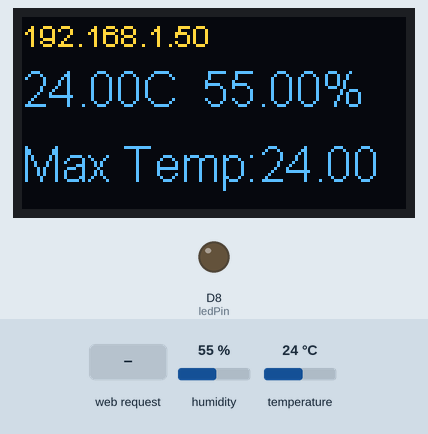
A sketch run on a simulated ESP8266 (NodeMCU). Parts: 128×64 one-colour display, output pins drawn as LEDs (lit = HIGH). The inputs (shaded band) are chosen by the test bench; at power-on: humidity 55 %, temperature 24 °C. The OLED is the two-colour kind (top 16 rows yellow); WiFi joins after 1.5 s; servers stay silent unless stated; what the sketch prints to the serial monitor is not drawn.

Above: at 6.1 s.
6.2 s: HTTP request GET /LED=ON received
At 8.3 s:
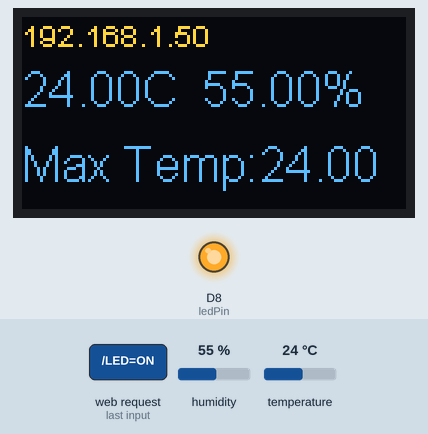
9.2 s: humidity set to 22 %
At 10.1 s:
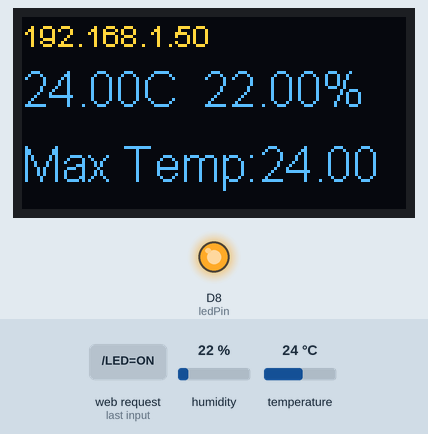
12.2 s: temperature set to 12 °C
At 14.8 s:
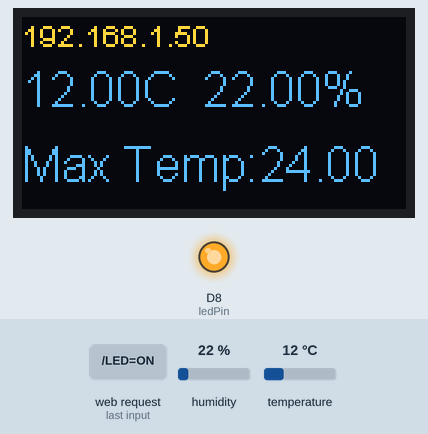
15.2 s: HTTP request GET /LED=OFF received
At 16.2 s:
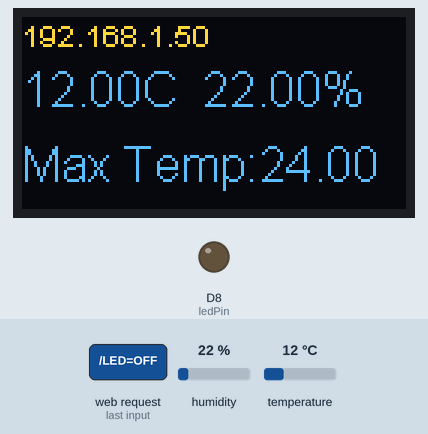
18.2 s: humidity set to 40 %
At 20.5 s:
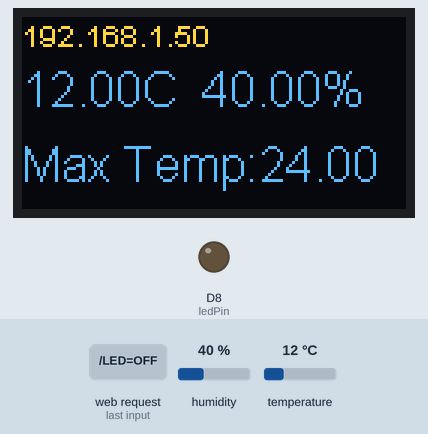
21.2 s: temperature set to 19 °C
At 26.6 s:
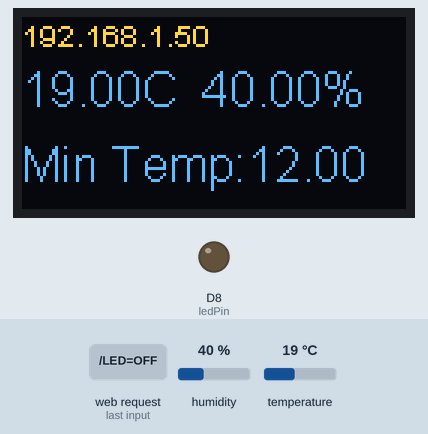
Timing chart, 0 to 28.1 s (numbered marks = the images above; inputs shaded):
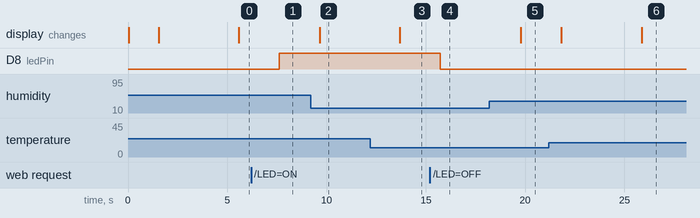

The sketch:

SSD1306.ino
```cpp
#include <DHTesp.h>
#include <ESP8266WiFi.h>

#include <Wire.h>  // Only needed for Arduino 1.6.5 and earlier
#include "SSD1306Wire.h" // legacy include: `#include "SSD1306.h"`
#include "images.h"

SSD1306Wire  display(0x3c, D6, D5);
// SH1106 display(0x3c, D3, D5);

#define DEMO_DURATION 3000
typedef void (*Demo)(void);

const char* ssid = "VOffice";
const char* password = "KhaneyeM@38-2";
DHTesp DHT;

#define DHT11_PIN 2
float maxT, minT, maxH, minH;
float temp;
float hum;
int d = 0;
String ip ;
int ledPin = 15; // 8
WiFiServer server(80);

void setup() {
  Serial.begin(115200);
  Serial.println();
  Serial.println();

  // Initialising the UI will init the display too.
  display.init();

  display.flipScreenVertically();
  display.setFont(ArialMT_Plain_10);

  maxT = -99999;
  minT = 99999;
  minH = 100;
  maxH = 0;

  delay(10);

  pinMode(ledPin, OUTPUT);
  digitalWrite(ledPin, LOW);

  // Connect to WiFi network
  Serial.println();
  Serial.println();
  Serial.print("Connecting to ");
  Serial.println(ssid);

    display.setTextAlignment(TEXT_ALIGN_LEFT);
    display.setFont(ArialMT_Plain_10);
    display.drawString(0, 0, ssid);

  display.display();
  WiFi.begin(ssid, password);

  while (WiFi.status() != WL_CONNECTED) {
    delay(500);
    Serial.print(".");
 }
  Serial.println("");
  Serial.println("WiFi connected");

  // Start the server
  server.begin();
  Serial.println("Server started");

  // Print the IP address
  Serial.print("Use this URL to connect: ");
  Serial.print("http://");
  ip =  WiFi.localIP().toString();
  Serial.print(ip);
  Serial.println("/");

    display.setTextAlignment(TEXT_ALIGN_LEFT);
    display.setFont(ArialMT_Plain_10);
    display.drawString(0, 0,  WiFi.localIP().toString());
  display.display();
  delay(2000);
  DHT.setup(DHT11_PIN);
}


void loop() {
  // clear the display
  display.clear();

    display.setTextAlignment(TEXT_ALIGN_LEFT);
    display.setFont(ArialMT_Plain_10);
    display.drawString(0, 0,  WiFi.localIP().toString());
    //display.drawString(0, 0, "Hello");

  int L = 0;
  float  rTemp;
  float  rHum;
  String s = String(64);
  delay(DHT.getMinimumSamplingPeriod());
    rTemp = DHT.getTemperature();
    rHum = DHT.getHumidity();
    if(!isnan(rTemp))
      temp = rTemp;
    if(!isnan(rHum))
      hum = rHum;

    if (temp > maxT)
      maxT = temp;
    if (temp < minT)
      minT = temp;

    if (hum > maxH)
      maxH = hum;
    if (hum < minH)
      minH = hum;

    s = (String)temp /* + (char)223 */ + "C  " + (String)hum + "%";
    display.setTextAlignment(TEXT_ALIGN_LEFT);
    display.setFont(ArialMT_Plain_16);
    display.drawString(0,15, (String)temp  + (char)223  + "C  " + (String)hum + "%");

    if (d<10)
      {display.drawString(0, 40, "Max Temp:"+(String)maxT);}
    else if (d<20)
      {display.drawString(0, 40, "Min Temp:"+(String)minT);}
    else if (d<30)
      {display.drawString(0, 40, "Max Hum: "+(String)maxH);}
    else if (d<40)
      {display.drawString(0, 40, "Min Hum: "+(String)minH);}
    else if (d>40)
      {d=0;}

    d = d+1;
    Serial.println("temp data:"+s);

    display.display();
  WiFiClient client = server.available();
  if (!client) {
    return;
  }

  // Wait until the client sends some data
  Serial.println("new client");
  while (!client.available()) {
    delay(1);
  }

  // Read the first line of the request
  String request = client.readStringUntil('\r');
  Serial.println(request);
  client.flush();

  // Match the request

  int value = LOW;
  if (request.indexOf("/LED=ON") != -1)  {
    digitalWrite(ledPin, HIGH);
    value = HIGH;
  }
  if (request.indexOf("/LED=OFF") != -1)  {
    digitalWrite(ledPin, LOW);
    value = LOW;
  }

  // Set ledPin according to the request
  //digitalWrite(ledPin, value);

  // Return the response
  client.println("HTTP/1.1 200 OK");
  client.println("Content-Type: text/html");
  client.println(""); //  do not forget this one
  client.println("<!DOCTYPE HTML>");
  client.println("<html>");

  client.println("<h1> Here is the ....(location) </h1>");
 client.println("<br><br>");
   client.print("<h2>Led pin is now: ");

  if (value != HIGH) {
    client.print("Off </h2>");
  } else {
    client.print("ON </h2>");
  }
  client.println("<br><br>");
  client.println("<h2> Ambient temprature and humidirty: " + s + " </h2>");
  client.println("<a href=\"/LED=ON\"\"><button>Turn On </button></a>");
  client.println("<a href=\"/LED=OFF\"\"><button>Turn Off </button></a><br />");
  client.println("</html>");

  delay(1);
  Serial.println("Client disonnected");
  Serial.println("");

    display.display();
    delay(1);
}
```

Source omitted: images.h (data table, 1879 bytes)

Measured:
- after the input at 6.2 s, D8 (ledPin): LOW → HIGH after 1.4 s
- after the input at 9.2 s, the display: changes after 0.45 s (image 2)
- after the input at 12.2 s, the display: changes after 1.5 s (image 3)
- after the input at 15.2 s, D8 (ledPin): HIGH → LOW after 0.52 s
- after the input at 18.2 s, the display: changes after 1.6 s (image 5)
